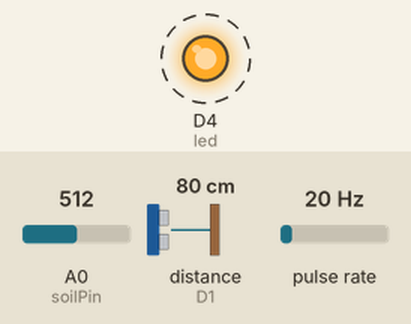
Simulated run of this sketch. Board: ESP8266 (NodeMCU). On the bench: output pins drawn as LEDs (lit = HIGH). Wiring (inferred from the names in the program): ultrasonic range finder: trigger D0; echo D1; pulse sensor: data D2. Dashed ring = blinking. Inputs (shaded band) come from the test bench; at power-on: A0 (soilPin) = 512, distance to the obstacle (sensor on D1) 80 cm, pulse rate 20 Hz. The echo pulse lasts 58.3 µs per cm; WiFi joins after 1.5 s; servers stay silent unless stated; pins used as bus, display or sensor lines are not drawn; what the sketch prints to the serial monitor is not drawn.

Above: at 2.2 s.
Timing chart, 0 to 4.5 s (numbered marks = the images above):
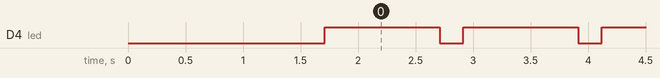

Measured:
- by itself, D4 (led): alternates HIGH for 1.0 s and LOW for 0.21 s

The sketch:

clients_side.ino
```cpp
#include <ESP8266WiFi.h>

#define trig D0
#define echo D1
#define flowPin D2
#define soilPin A0
#define led 2

//waterlevel
int waterLevel = 0;
int tankHeight = 50;

//soil moisture
int analogIn = 0;
const int dry = 816;
const int wet = 387;
int soilMoistureRead = 0;

//wifi&server Info
const char* ssid = "WE";
const char* password =  "M@e182001";
int PORT ;
const char * IP = "192.168.1.7";

//flow meter parameters
long currentMillis = 0;
long previousMillis = 0;
int interval = 1000;
float calibrationFactor = 4.5;
volatile byte pulseCount;
byte pulse1Sec = 0;
float flowRate;
float flowLitres;
float totalLitres;

WiFiClient client;

void connectingWifi(){
  WiFi.begin(ssid, password);
  while (WiFi.status() != WL_CONNECTED) {
  delay(100);
  Serial.print(".");
  }
  Serial.print("WiFi connected with IP: ");
  Serial.println(WiFi.localIP());
  Serial.print("mac address");
  Serial.println(WiFi.macAddress());
}

void IRAM_ATTR pulseCounter(){
  pulseCount++;
}
void setup(){
  Serial.begin(115200);
  connectingWifi();

  //check mac address then give ports
  if (WiFi.macAddress() == "4C:75:25:38:0B:CC"){
    PORT = 6000;
  }
  else if (WiFi.macAddress() =="A8:48:FA:FF:B9:EC"){
    PORT=6001;
  }
  else if (WiFi.macAddress() =="48:55:19:14:CA:DC"){
    PORT=6002;
  }
  else if (WiFi.macAddress() =="BC:FF:4D:CF:F5:48"){
    PORT=6003;
  }

  pinMode(trig , OUTPUT);
  pinMode(echo , INPUT);
  pinMode(soilPin,INPUT);
  pinMode(flowPin, INPUT_PULLUP);
  pinMode(2,OUTPUT);
  pulseCount = 0;
  flowRate = 0.0;
  previousMillis = 0;

  attachInterrupt(digitalPinToInterrupt(flowPin), pulseCounter, FALLING);
}

void loop(){
  digitalWrite(led,LOW);
  client.connect(IP,PORT);
  if (client.connected()){
    flowMeter();
    waterLev();
    soilMoisture();
    client.write((String(waterLevel)+","+String(totalLitres)+","+String(soilMoistureRead)).c_str());
    Serial.println("Data was sent");
    client.flush();
    client.stop();
    digitalWrite(led,HIGH);
  }
  delay(1000);
}
void waterLev(){
  digitalWrite(trig, LOW);
  delayMicroseconds(5);
  digitalWrite(trig, HIGH);
  delayMicroseconds(10);
  digitalWrite(trig, LOW);
  int duration = pulseIn(echo, HIGH);
  int distance = duration /57;
  waterLevel = tankHeight - distance ;
}
void flowMeter(){
  currentMillis = millis();
  if (currentMillis - previousMillis > interval)
  {

    pulse1Sec = pulseCount;
    pulseCount = 0;
    flowRate = ((1000.0 / (millis() - previousMillis)) * pulse1Sec) / calibrationFactor;
    previousMillis = millis();

    flowLitres = (flowRate / 60);
    totalLitres += flowLitres;
  }
}
void soilMoisture(){
  analogIn = analogRead(A0);
  soilMoistureRead = map(analogIn, wet, dry, 100, 0);
}
```
